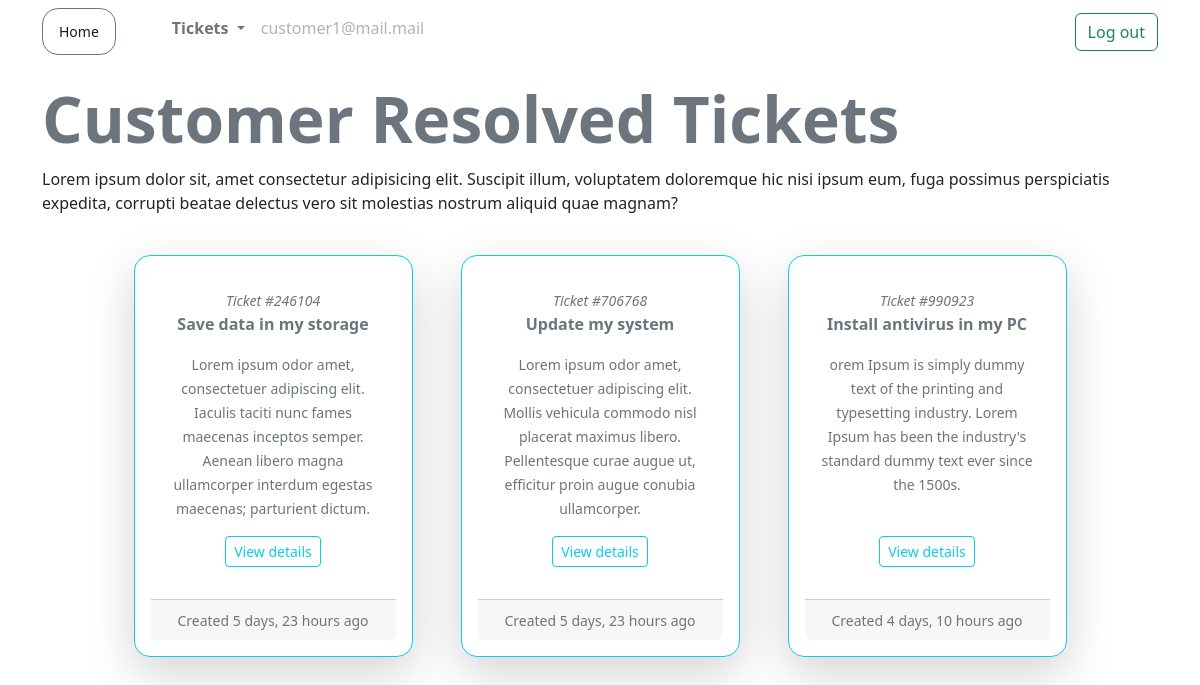
The app's page /ticket/customer-resolved-tickets/ (signed in), older data.
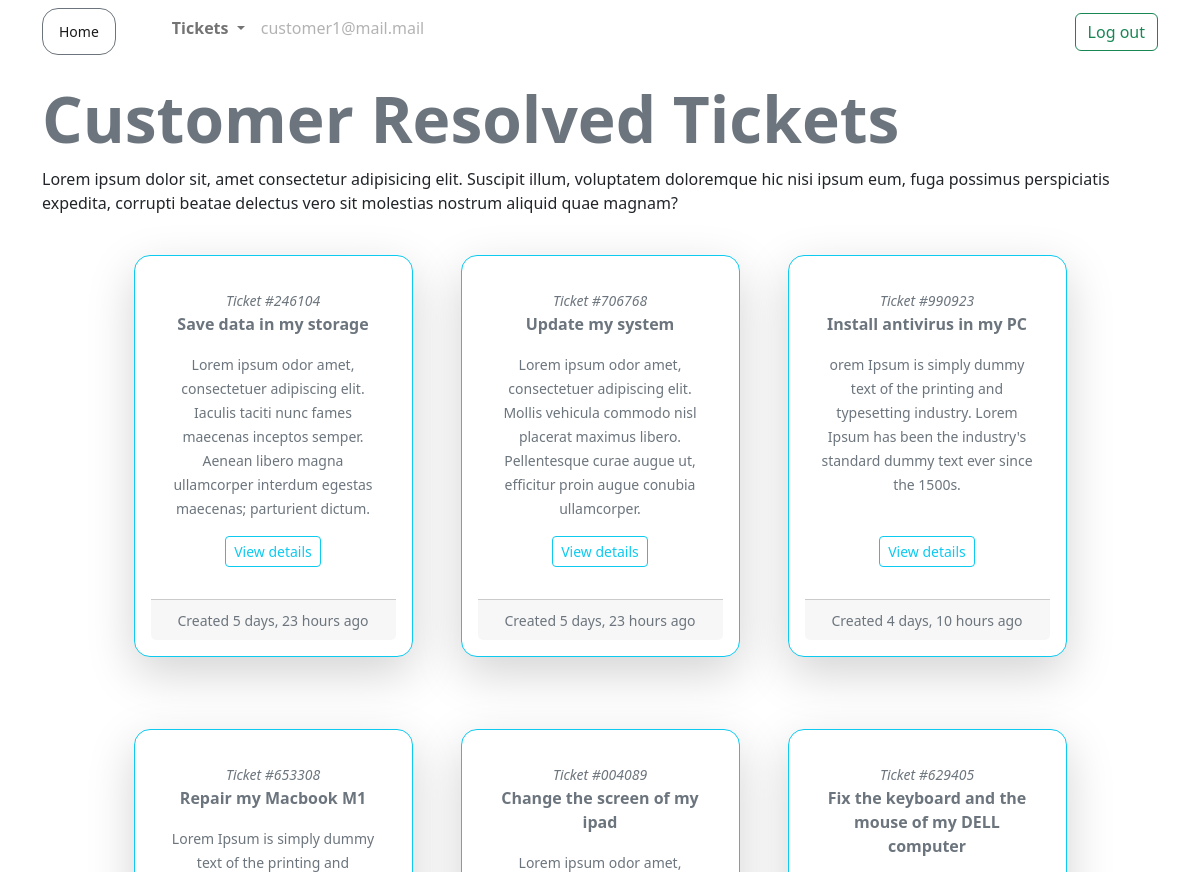
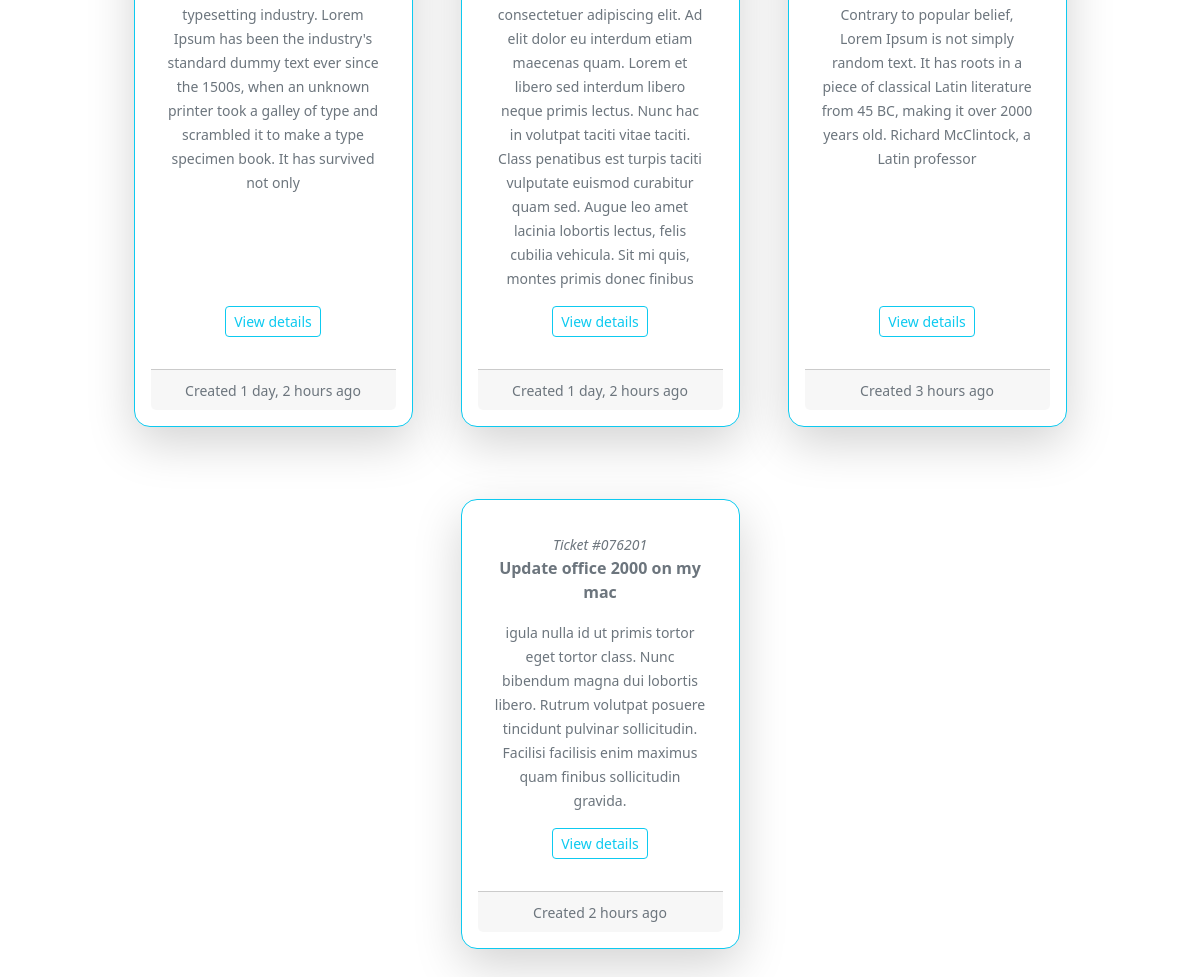
The same page, newer data (2 pictures, top to bottom).
### ticket/models.py (models this page shows)
class Ticket(models.Model):
    customer = models.ForeignKey(User, on_delete=models.CASCADE)
    engineer = models.ForeignKey(User, on_delete=models.DO_NOTHING, null=True, blank=True, related_name='engineer')
    ticket_id = models.CharField(max_length=15, unique=True)
    ticket_title = models.CharField(max_length=50)
    ticket_description = models.TextField()
    status = models.CharField(max_length=20, choices=(('Active', 'Active'),('Pending', 'Pending'), ('Resolved','Resolved')))
    created_on = models.DateTimeField(auto_now_add=True)
    last_modified = models.DateTimeField(auto_now=True)
    is_resolved = models.BooleanField(default=False)
    severity = models.CharField(max_length=5, choices=(('A', 'A'), ('B', 'B')), default='B')
    is_assigned_to_engineer = models.BooleanField(default=False)
    resolution = models.TextField(null=True, blank=True)

### ticket/views.py (the view)
# urls.py: path('customer-resolved-tickets/', views.customer_resolved_tickets, name='customer-resolved-tickets'),
@login_required
def customer_resolved_tickets(request):
    tickets = Ticket.objects.filter(is_resolved = True,  customer= request.user)
    context = {'tickets': tickets}
    return render(request, 'ticket/customer_resolved_tickets.html', context)

### templates/ticket/customer_resolved_tickets.html (shortened to what this page needs)
{% extends 'base.html'%} {% load humanize %} {% block content%}
<h1 class="display-3 fw-bold lh-1 mb-3 text-secondary">Customer Resolved Tickets</h1>
<p>
    Lorem ipsum dolor sit, amet consectetur adipisicing elit. Suscipit illum,
    voluptatem doloremque hic nisi ipsum eum, fuga possimus perspiciatis
    expedita, corrupti beatae delectus vero sit molestias nostrum aliquid quae
    magnam?
</p>
<div class="d-flex flex-wrap justify-content-center">
    {% for ticket in tickets %}
    <div
        class="card border-info rounded-4 text-center w-25 p-1 m-4 shadow-lg p-3 mb-5 bg-white rounded"
    >
        <div class="card-body">
            <p class="card-text text-muted">
                <small> <i>Ticket #{{ticket.ticket_id}} </small></i>
                <br />
                <b> {{ticket.ticket_title}} </b>
            </p>
            <p class="card-text text-muted">
                <small> {{ticket.ticket_description}} </small>
            </p>
        </div>
        <div class="mb-2">
            <a
                href="{% url 'ticket-details' ticket.ticket_id %}"
                class="btn btn-outline-info btn-sm"
                >View details</a
            >
        </div>
        <br />
        <div class="card-footer text-muted">
            <small> Created {{ticket.created_on|naturaltime}} </small>
        </div>
    </div>
    {% endfor %}
</div>
{%endblock content%}

Row changes from the older to the newer data that the page shows:
now on this page (row edited): Ticket: ticket_id "653308", ticket_title "Repair my Macbook M1", ticket_description "Lorem Ipsum is simply dummy text of the printing and typesetting industry. Lorem Ipsum has been the industry's standard dummy text ever since the 1500s, when an unknown printer took a galley of type and scrambled it to make a type specimen book. It has survived not only", created_on "1 day, 2 hours ago"
now on this page (row edited): Ticket: ticket_id "004089", ticket_title "Change the screen of my ipad", ticket_description "Lorem ipsum odor amet, consectetuer adipiscing elit. Ad elit dolor eu interdum etiam maecenas quam. Lorem et libero sed interdum libero neque primis lectus. Nunc hac in volutpat taciti vitae taciti. Class penatibus est turpis taciti vulputate euismod curabitur quam sed. Augue leo amet lacinia lobortis lectus, felis cubilia vehicula. Sit mi quis, montes primis donec finibus", created_on "1 day, 2 hours ago"
added Ticket: ticket_id "629405", ticket_title "Fix the keyboard and the mouse of my DELL computer", ticket_description "Contrary to popular belief, Lorem Ipsum is not simply random text. It has roots in a piece of classical Latin literature from 45 BC, making it over 2000 years old. Richard McClintock, a Latin professor", created_on "3 hours ago"
added Ticket: ticket_id "076201", ticket_title "Update office 2000 on my mac", ticket_description "igula nulla id ut primis tortor eget tortor class. Nunc bibendum magna dui lobortis libero. Rutrum volutpat posuere tincidunt pulvinar sollicitudin. Facilisi facilisis enim maximus quam finibus sollicitudin gravida.", created_on "2 hours ago"
